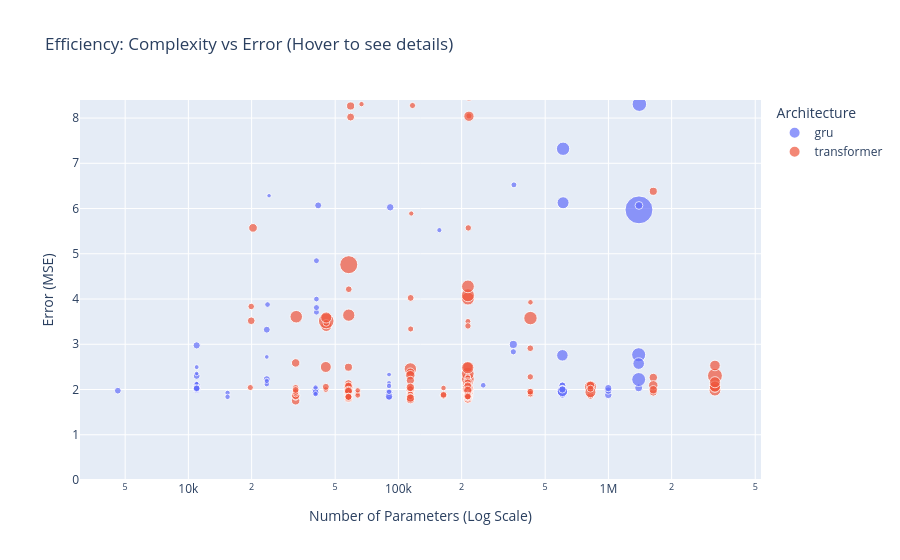
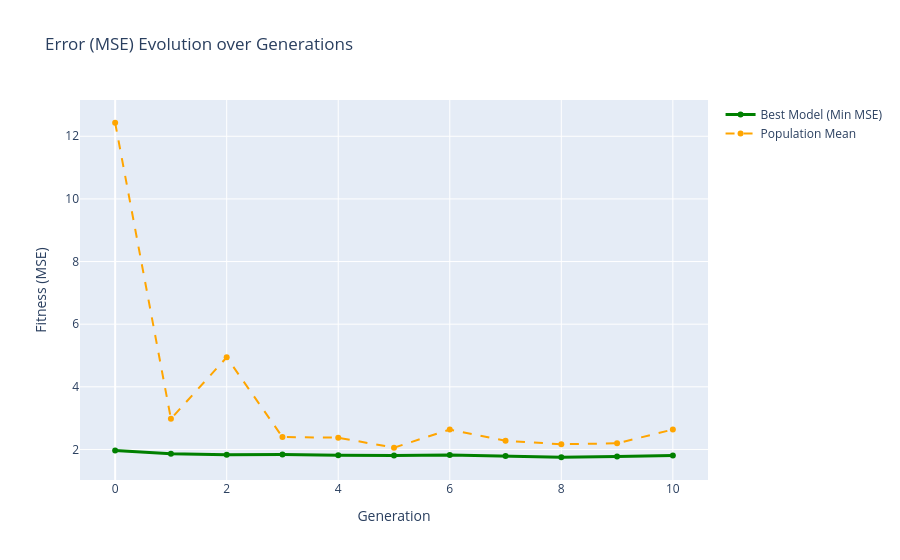
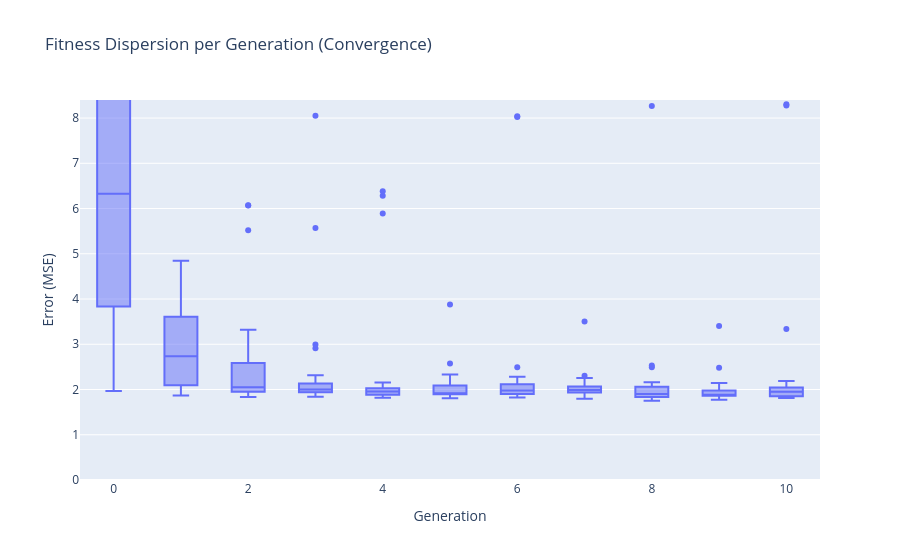
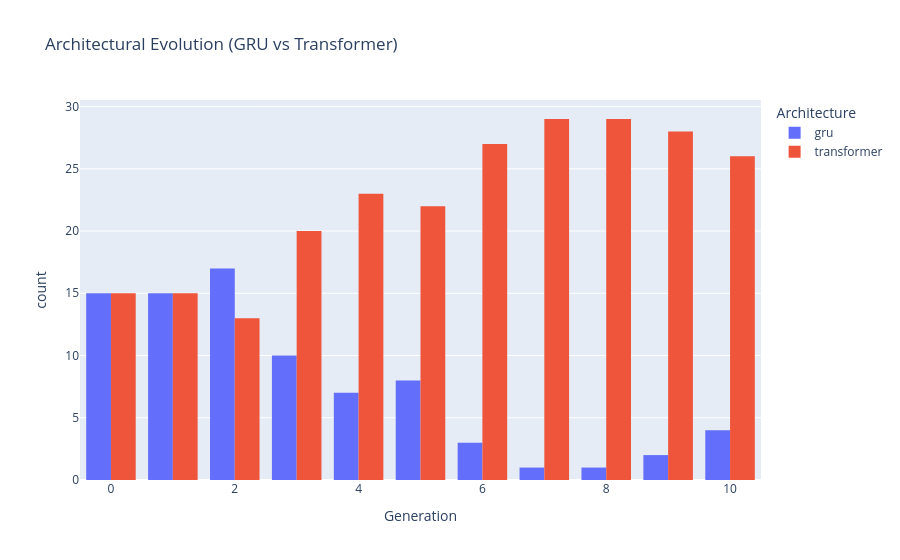

Notebook cell for these charts, in order:
### Markdown cell above
### 7.6 Analysis of Evolutionary Dynamics & Final Model Convergence

With the evolutionary search concluded, this section analyzes the genetic progression of the population and prepares the best individual for the final evaluation phase.

#### 7.6.1 Visual Profiling of the Evolution
To validate the effectiveness of our evolutionary approach, the data logged during the EA execution was plotted and analyzed across four key dimensions:

- **Fitness Evolution (Error Minimization):** Tracking the Minimum and Mean MSE across generations mathematically proves the success of the algorithm. Initially, Generation 0 exhibited a high average error. However, as the evolutionary loops progressed, both the mean and minimum error lines demonstrated a steep, monotonic decay before stabilizing. This confirms that the genetic operators actively steered the population toward regions of higher predictive accuracy.

- **Population Convergence (Variance Reduction):** By observing the fitness dispersion through boxplots, we identified clear population convergence. The earliest generations displayed massive variance with extreme outliers (randomly initialized architectures). By the final generations, the interquartile range was significantly compressed near the minimum MSE, proving that tournament selection successfully eradicated "weak genes."

- **Architectural Survival (Natural Selection):** The tracking of categorical features revealed a fascinating natural selection process. While Generation 0 was balanced between GRUs and Transformers, the evolutionary pressure quickly favored the GRU models. Within the constrained training environment (limited epochs per evaluation), massive Transformer architectures struggled to converge and often overfitted. Consequently, they were systematically eliminated, leaving the later generations entirely dominated by fast-learning GRUs.
- **Efficiency Trade-off (Complexity vs. Error):** Mapping model complexity against predictive error explicitly proves the core hypothesis of this optimization phase. The scatter visualization delineates a Pareto front where the optimal models cluster in the bottom-left quadrant (low error, low parameter count). A genetically discovered, lightweight network with the correct sequence windowing vastly outperformed massive baseline models, achieving superior accuracy with a fraction of the computational overhead.

#### 7.6.2 Extended Convergence Training of the Champion Model
Having identified the optimal architecture through the analysis above, we extracted the overall best model. However, during the evolutionary search, candidate models were trained for a strictly limited number of epochs. This constraint was a necessary to compute fitness quickly, meaning the best model has not yet reached its true mathematical optimum.

To resolve this, we subjected the optimal architecture to a full-scale training cycle for an extended run. 

- **Achieving True Convergence:** By allowing the network to train for a significantly longer period, the gradient descent algorithm can fully navigate the loss landscape, refining the weights to capture the most subtle temporal dependencies in the Jena Climate dataset.

- **Safeguarding with Early Stopping:** To unlock maximum potential while preventing the risk of overfitting to the training data, this final loop is wrapped with an **Early Stopping** callback. The system continuously monitors the validation MSE; if the network stops improving or begins to memorize noise, the training is preemptively halted, and the best-performing weights are restored.

### Code cell
# Load the data from the specific run folder. Make sure to change the path to the correct species_X folder if you want to analyze a different run.
file_path = 'models\species_7\evolutionary_search_results_1775445516.csv'
df = pd.read_csv(file_path)

# Efficiency 

# Hover over a bubble to see the complete "identity" of the model
fig_scatter = px.scatter(
    df, 
    x='num_params', 
    y='fitness', 
    color='model_type', 
    size='inference_time',
    hover_data=['id', 'generation', 'lookback', 'horizon', 'hidden_size', 'num_layers', 'learning_rate'],
    log_x=True, 
    title='Efficiency: Complexity vs Error (Hover to see details)',
    labels={'num_params': 'Number of Parameters (Log Scale)', 'fitness': 'Error (MSE)', 'model_type': 'Architecture'}
)
# Hide the worst outliers so the chart doesn't get squashed vertically
max_fitness = df['fitness'].quantile(0.95)
fig_scatter.update_yaxes(range=[0, max_fitness])
fig_scatter.show()


# Fitness Evolution

gen_stats = df.groupby('generation')['fitness'].agg(['min', 'mean']).reset_index()
fig_line = go.Figure()
fig_line.add_trace(go.Scatter(x=gen_stats['generation'], y=gen_stats['min'], mode='lines+markers', name='Best Model (Min MSE)', line=dict(color='green', width=3)))
fig_line.add_trace(go.Scatter(x=gen_stats['generation'], y=gen_stats['mean'], mode='lines+markers', name='Population Mean', line=dict(color='orange', width=2, dash='dash')))
fig_line.update_layout(title='Error (MSE) Evolution over Generations', xaxis_title='Generation', yaxis_title='Fitness (MSE)')
fig_line.show()


# Convergence (Boxplot)

fig_box = px.box(
    df, 
    x='generation', 
    y='fitness', 
    title='Fitness Dispersion per Generation (Convergence)',
    labels={'generation': 'Generation', 'fitness': 'Error (MSE)'},
    hover_data=['id'] # Allows seeing the model ID when hovering over outliers
)
fig_box.update_yaxes(range=[0, max_fitness])
fig_box.show()

# Architectural Evolution
fig_bar = px.histogram(
    df, 
    x='generation', 
    color='model_type', 
    barmode='group',
    title='Architectural Evolution (GRU vs Transformer)',
    labels={'generation': 'Generation', 'model_type': 'Architecture'}
)
fig_bar.show()

### Figure 1 — Plotly figure (JSON) as saved in the notebook; plotly's stock layout.template omitted (floating-point values rounded to 4 significant figures; data arrays with more than 128 entries replaced by an {"elided": "..."} marker saying what was removed)
{"data": [{"customdata": {"elided": "83x7 mixed values"}, "hovertemplate": "Architecture=gru<br>Number of Parameters (Log Scale)=%{x}<br>Error (MSE)=%{y}<br>inference_time=%{marker.size}<br>id=%{customdata[0]}<br>generation=%{customdata[1]}<br>lookback=%{customdata[2]}<br>horizon=%{customdata[3]}<br>hidden_size=%{customdata[4]}<br>num_layers=%{customdata[5]}<br>learning_rate=%{customdata[6]}<extra></extra>", "legendgroup": "gru", "marker": {"color": "#636efa", "size": [0.275, 0.2105, 1.235, 0.1707, 0.8409, 0.3627, 4.539, 0.326, 0.2071, 0.2888, 1.037, 4.654, 0.1418, 0.1358, 0.182, 0.2485, 0.2052, 0.2897, 0.7765, 0.1277, 0.1188, 0.2879, 0.1757, 0.2166, 1.159, 0.3164, 0.2454, 0.1945, 0.1558, 0.2892, 0.2673, 0.2244, 0.2864, 0.1635, 0.2791, 0.2871, 0.2704, 0.2427, 0.3561, 0.3054, 0.3216, 0.2842, 0.1669, 0.6134, 0.2864, 0.1577, 0.2729, 0.2708, 0.2453, 0.1073, 0.2661, 0.2678, 0.2092, 0.2655, 0.1884, 0.372, 0.3787, 0.3778, 0.3323, 0.2486, 0.612, 0.1169, 0.6412, 0.305, 0.3135, 0.1874, 0.7917, 0.2944, 0.3133, 0.1313, 1.126, 0.1392, 0.19, 0.1721, 0.2392, 0.3351, 0.3196, 0.1721, 0.1628, 0.1735, 0.1595, 0.1727, 0.1754], "sizemode": "area", "sizeref": 0.01164, "symbol": "circle"}, "mode": "markers", "name": "gru", "orientation": "v", "showlegend": true, "type": "scatter", "x": [10950, 40716, 1403952, 92976, 608280, 258864, 1397784, 91416, 354840, 18672, 608280, 1397784, 10950, 18672, 12336, 603654, 40716, 10950, 603654, 23622, 10950, 10950, 10950, 40716, 1393158, 40326, 603654, 40716, 40326, 10950, 4614, 352518, 40326, 10950, 23622, 10950, 10950, 603654, 1397784, 10950, 10950, 41496, 15366, 603654, 603654, 156696, 10950, 603654, 603654, 10950, 603654, 10950, 603654, 40326, 253446, 1393158, 352518, 603654, 998406, 603654, 603654, 24216, 603654, 603654, 998406, 23820, 1393158, 23622, 998406, 90246, 1393158, 90246, 23622, 23622, 90246, 90246, 90246, 40326, 40326, 90246, 23622, 15366, 90246], "xaxis": "x", "y": [2.3, 3.71, 8.307, 10.43, 6.128, 8.894, 5.971, 6.027, 6.523, 12.74, 7.321, 28.57, 2.495, 8.673, 8.762, 2.008, 4.847, 2.049, 2.755, 2.72, 2.355, 1.99, 2.098, 3.81, 2.768, 1.989, 2.094, 3.999, 1.923, 2.063, 1.974, 2.833, 1.936, 2.112, 3.322, 2.102, 2.012, 1.872, 6.068, 2.975, 2.035, 6.07, 1.926, 1.962, 2.09, 5.522, 2.016, 1.993, 1.878, 2.134, 1.974, 2.028, 1.951, 1.94, 2.094, 2.037, 2.996, 1.993, 1.881, 2.02, 1.945, 6.283, 1.961, 2.002, 1.976, 3.878, 2.573, 2.228, 2.031, 2.331, 2.221, 2.144, 2.16, 2.118, 1.829, 1.933, 1.846, 1.898, 2.045, 1.948, 2.191, 1.838, 2.079], "yaxis": "y"}, {"customdata": {"elided": "247x7 mixed values"}, "hovertemplate": "Architecture=transformer<br>Number of Parameters (Log Scale)=%{x}<br>Error (MSE)=%{y}<br>inference_time=%{marker.size}<br>id=%{customdata[0]}<br>generation=%{customdata[1]}<br>lookback=%{customdata[2]}<br>horizon=%{customdata[3]}<br>hidden_size=%{customdata[4]}<br>num_layers=%{customdata[5]}<br>learning_rate=%{customdata[6]}<extra></extra>", "legendgroup": "transformer", "marker": {"color": "#EF553B", "size": {"elided": "247 float values"}, "sizemode": "area", "sizeref": 0.01164, "symbol": "circle"}, "mode": "markers", "name": "transformer", "orientation": "v", "showlegend": true, "type": "scatter", "x": {"elided": "247 int values"}, "xaxis": "x", "y": {"elided": "247 float values"}, "yaxis": "y"}], "layout": {"legend": {"itemsizing": "constant", "title": {"text": "Architecture"}, "tracegroupgap": 0}, "title": {"text": "Efficiency: Complexity vs Error (Hover to see details)"}, "xaxis": {"anchor": "y", "domain": [0, 1], "title": {"text": "Number of Parameters (Log Scale)"}, "type": "log"}, "yaxis": {"anchor": "x", "domain": [0, 1], "range": [0, 8.399], "title": {"text": "Error (MSE)"}}}}

### Figure 2 — Plotly figure (JSON) as saved in the notebook; plotly's stock layout.template omitted (floating-point values rounded to 4 significant figures)
{"data": [{"line": {"color": "green", "width": 3}, "mode": "lines+markers", "name": "Best Model (Min MSE)", "type": "scatter", "x": [0, 1, 2, 3, 4, 5, 6, 7, 8, 9, 10], "y": [1.97, 1.865, 1.835, 1.841, 1.818, 1.806, 1.825, 1.794, 1.751, 1.775, 1.811]}, {"line": {"color": "orange", "dash": "dash", "width": 2}, "mode": "lines+markers", "name": "Population Mean", "type": "scatter", "x": [0, 1, 2, 3, 4, 5, 6, 7, 8, 9, 10], "y": [12.43, 2.977, 4.941, 2.396, 2.376, 2.058, 2.636, 2.275, 2.167, 2.195, 2.636]}], "layout": {"title": {"text": "Error (MSE) Evolution over Generations"}, "xaxis": {"title": {"text": "Generation"}}, "yaxis": {"title": {"text": "Fitness (MSE)"}}}}

### Figure 3 — Plotly figure (JSON) as saved in the notebook; plotly's stock layout.template omitted (floating-point values rounded to 4 significant figures; data arrays with more than 128 entries replaced by an {"elided": "..."} marker saying what was removed)
{"data": [{"alignmentgroup": "True", "customdata": {"elided": "330x1 str values"}, "hovertemplate": "Generation=%{x}<br>Error (MSE)=%{y}<br>id=%{customdata[0]}<extra></extra>", "legendgroup": "", "marker": {"color": "#636efa"}, "name": "", "notched": false, "offsetgroup": "", "orientation": "v", "showlegend": false, "type": "box", "x": {"elided": "330 int values"}, "x0": " ", "xaxis": "x", "y": {"elided": "330 float values"}, "y0": " ", "yaxis": "y"}], "layout": {"boxmode": "group", "legend": {"tracegroupgap": 0}, "title": {"text": "Fitness Dispersion per Generation (Convergence)"}, "xaxis": {"anchor": "y", "domain": [0, 1], "title": {"text": "Generation"}}, "yaxis": {"anchor": "x", "domain": [0, 1], "range": [0, 8.399], "title": {"text": "Error (MSE)"}}}}

### Figure 4 — Plotly figure (JSON) as saved in the notebook; plotly's stock layout.template omitted (floating-point values rounded to 4 significant figures; data arrays with more than 128 entries replaced by an {"elided": "..."} marker saying what was removed)
{"data": [{"alignmentgroup": "True", "bingroup": "x", "hovertemplate": "Architecture=gru<br>Generation=%{x}<br>count=%{y}<extra></extra>", "legendgroup": "gru", "marker": {"color": "#636efa", "pattern": {"shape": ""}}, "name": "gru", "offsetgroup": "gru", "orientation": "v", "showlegend": true, "type": "histogram", "x": [0, 0, 0, 0, 0, 0, 0, 0, 0, 0, 0, 0, 0, 0, 0, 1, 1, 1, 1, 1, 1, 1, 1, 1, 1, 1, 1, 1, 1, 1, 2, 2, 2, 2, 2, 2, 2, 2, 2, 2, 2, 2, 2, 2, 2, 2, 2, 3, 3, 3, 3, 3, 3, 3, 3, 3, 3, 4, 4, 4, 4, 4, 4, 4, 5, 5, 5, 5, 5, 5, 5, 5, 6, 6, 6, 7, 8, 9, 9, 10, 10, 10, 10], "xaxis": "x", "yaxis": "y"}, {"alignmentgroup": "True", "bingroup": "x", "hovertemplate": "Architecture=transformer<br>Generation=%{x}<br>count=%{y}<extra></extra>", "legendgroup": "transformer", "marker": {"color": "#EF553B", "pattern": {"shape": ""}}, "name": "transformer", "offsetgroup": "transformer", "orientation": "v", "showlegend": true, "type": "histogram", "x": {"elided": "247 int values"}, "xaxis": "x", "yaxis": "y"}], "layout": {"barmode": "group", "legend": {"title": {"text": "Architecture"}, "tracegroupgap": 0}, "title": {"text": "Architectural Evolution (GRU vs Transformer)"}, "xaxis": {"anchor": "y", "domain": [0, 1], "title": {"text": "Generation"}}, "yaxis": {"anchor": "x", "domain": [0, 1], "title": {"text": "count"}}}}
